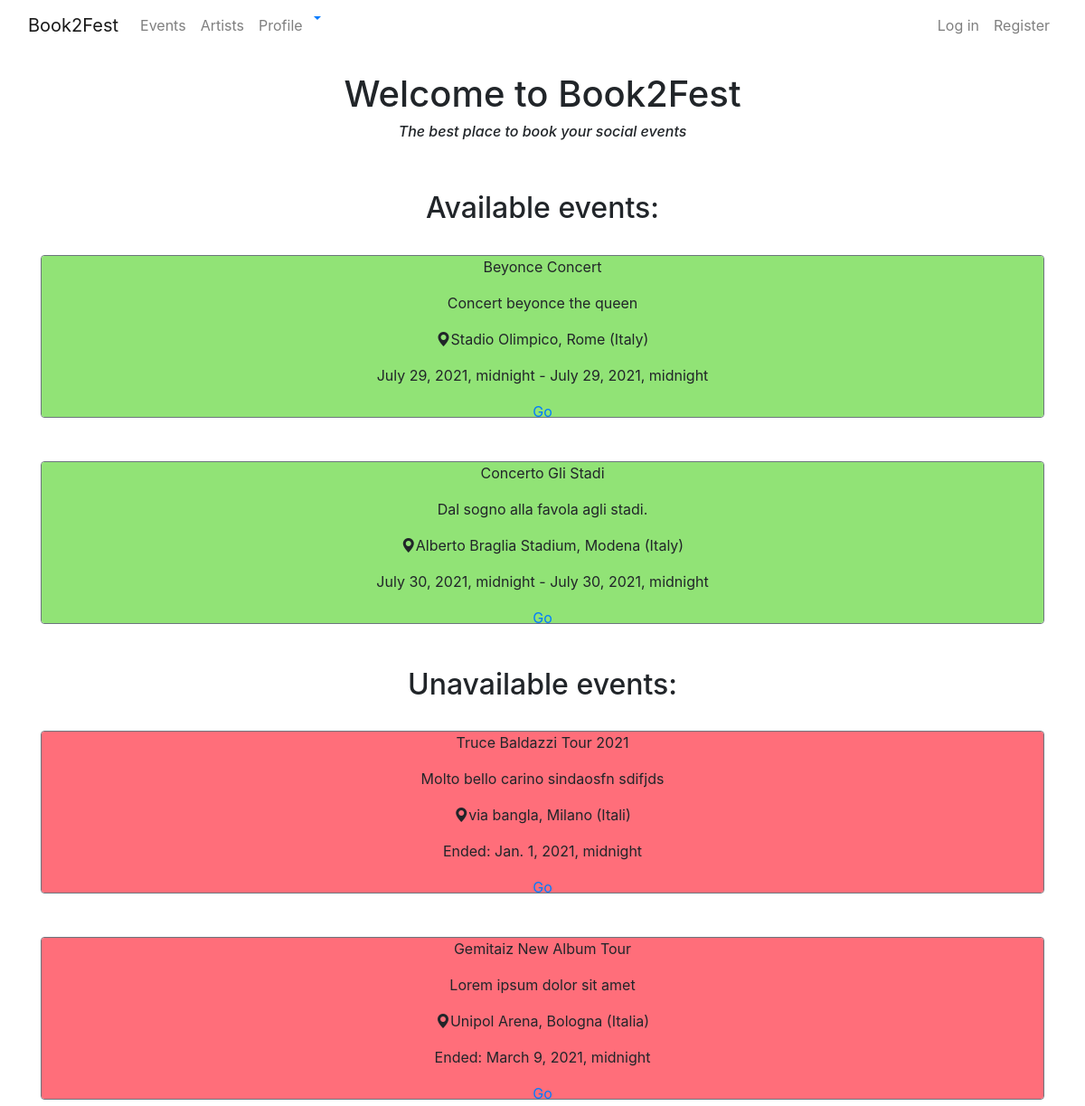
Before: / (upper part) with the older database file.
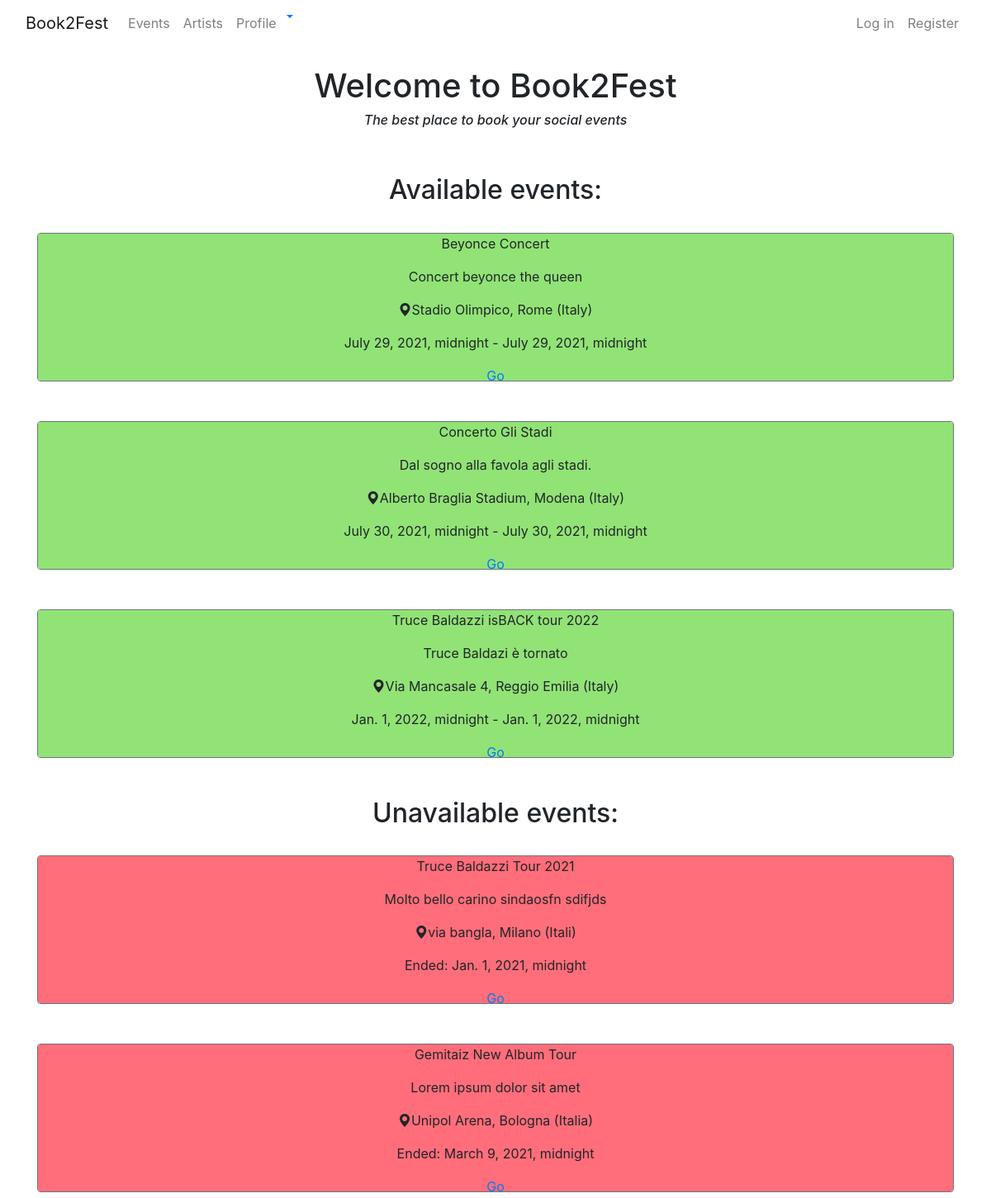
After: the same page with the newer database file.
### book2fest/models.py (models this page shows, shortened)
class EventProfile(models.Model):
    user = models.ForeignKey(OrganizerProfile, related_name='event_user', on_delete=models.CASCADE)
    event_name = models.CharField(max_length=60)
    brief_description = models.TextField()
    description = models.TextField()
    artist_list = models.ManyToManyField(Artist)
    city = models.CharField(max_length=32)
    province = models.CharField(max_length=2)
    cap = models.CharField(max_length=5)
    country = models.CharField(max_length=32)
    address = models.CharField(max_length=32)
    how_to_reach = models.CharField(max_length=300)
    max_capacity = models.IntegerField()
    seats_available = models.IntegerField(default=None, blank=True, null=True)
    avg_rating = models.FloatField(default=None, blank=True, null=True)
    event_start = models.DateTimeField()
    event_end = models.DateTimeField()
    services = models.ManyToManyField(Service)# An event has many services, a service can be offered by many events (m to n)
    cancelled = models.BooleanField(default=False)

### book2fest/views.py (the view, shortened to what this page needs)
# urls.py: path('', book2fest.views.HomeView.as_view(), name='homepage'),
class HomeView(ListView):
    model = EventProfile
    template_name = "book2fest/home.html"
    def get_context_data(self, *, object_list=None, **kwargs):
        context = super(HomeView, self).get_context_data(**kwargs)
        available = EventProfile.objects.filter(cancelled=False).filter(event_end__gt=date.today())
        unavailable = EventProfile.objects.exclude(id__in=available)
        recommended = {}
        user_tickets = Ticket.objects.filter(user__user_id=self.request.user.id).values()  # ticket di eventi in cui è stato l'utente
        context.update({"available":available})
        context.update({"unavailable":unavailable})
        context.update({"recommended":recommended.values()})
        return context

### book2fest/templates/book2fest/home.html (shortened to what this page needs)
{% extends 'base.html' %}
{% block content %}
    <div class="container">
        <div class="row justify-content-center">
            <h1>Welcome to Book2Fest</h1>
        </div>
        <div class="row justify-content-center">
            <h6><i>The best place to book your social events</i></h6>
        </div>
        <div class="row justify-content-center mt-5 mb-4">
            <h2>Available events:</h2>
        </div>
        {% for event in available %}
            <div class="container border border-secondary mb-5 rounded h-25 event-available overflow-auto">
                <div class="row justify-content-center">
                    <p>{{ event.event_name }}</p>
                </div>
                <div class="row justify-content-center">
                    <p>{{ event.brief_description }}</p>
                </div>
                <div class="row justify-content-center">
                    <p><i class="bi bi-geo-alt-fill"></i>{{ event.address }}, {{ event.city }} ({{ event.country }})</p>
                </div>
                <div class="row justify-content-center">
                    <p>{{ event.event_end }} - {{ event.event_start }}</p>
                </div>
                <div class="row justify-content-center">
                    <p><a href="book2fest/event/{{ event.id }}/detail">Go</a></p>
                </div>
            </div>
        {% endfor %}
        <div class="row justify-content-center mt-5 mb-4">
            <h2>Unavailable events:</h2>
        </div>
        {% for event in unavailable %}
            <div class="container border border-secondary mb-5 rounded h-25 event-unavailable overflow-auto">
                <div class="row justify-content-center">
                    <p>{{ event.event_name }}</p>
                </div>
                <div class="row justify-content-center">
                    <p class="text-center">{{ event.brief_description }}</p>
                </div>
                <div class="row justify-content-center">
                    <p><i class="bi bi-geo-alt-fill"></i>{{ event.address }}, {{ event.city }} ({{ event.country }})</p>
                </div>
                <div class="row justify-content-center">
                    <p>Ended: {{ event.event_end }}</p>
                </div>
                <div class="row justify-content-center">
                    <p><a href="book2fest/event/{{ event.id }}/detail">Go</a></p>
                </div>
            </div>
        {% endfor %}
    </div>
{% endblock %}

Changed rows visible on the page:
added EventProfile: event_name "Truce Baldazzi isBACK tour 2022", brief_description "Truce Baldazi è tornato", address "Via Mancasale 4", city "Reggio Emilia", country "Italy", event_end "Jan. 1, 2022, midnight", event_start "Jan. 1, 2022, midnight", shown under "Available events:"
